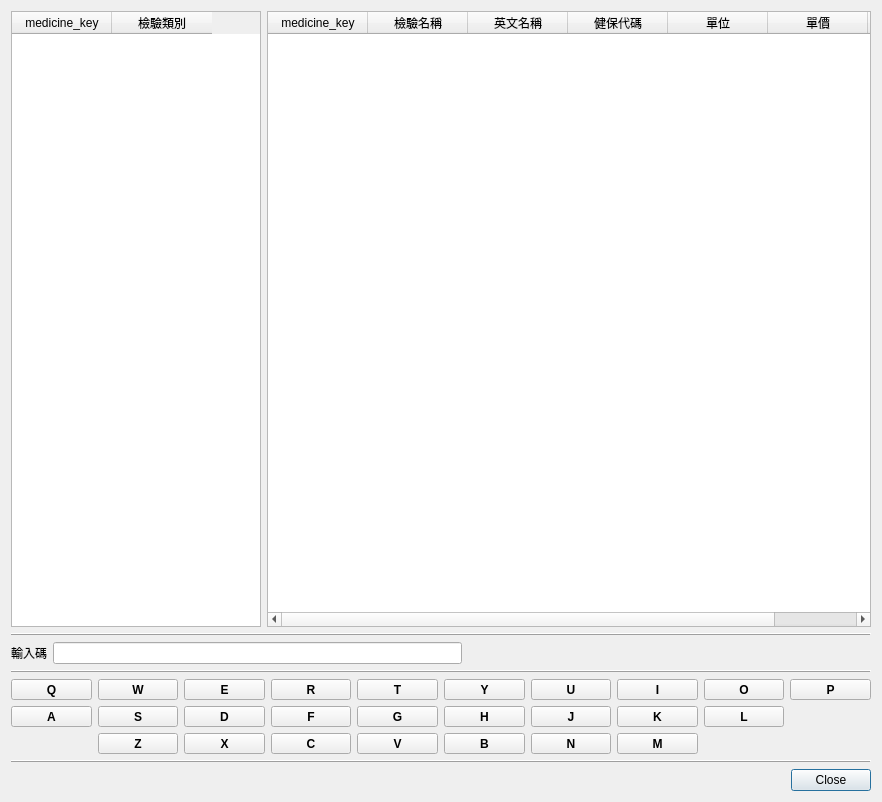
<?xml version="1.0" encoding="UTF-8"?>
<ui version="4.0">
 <class>Dialog_examination</class>
 <widget class="QDialog" name="Dialog_examination">
  <property name="windowModality">
   <enum>Qt::NonModal</enum>
  </property>
  <property name="geometry">
   <rect>
    <x>0</x>
    <y>0</y>
    <width>882</width>
    <height>802</height>
   </rect>
  </property>
  <property name="sizePolicy">
   <sizepolicy hsizetype="Preferred" vsizetype="Preferred">
    <horstretch>0</horstretch>
    <verstretch>0</verstretch>
   </sizepolicy>
  </property>
  <property name="windowTitle">
   <string>檢驗詞庫</string>
  </property>
  <property name="modal">
   <bool>false</bool>
  </property>
  <layout class="QVBoxLayout" name="verticalLayout">
   <item>
    <layout class="QHBoxLayout" name="horizontalLayout">
     <item>
      <widget class="QTableWidget" name="tableWidget_dict_groups">
       <property name="maximumSize">
        <size>
         <width>250</width>
         <height>16777215</height>
        </size>
       </property>
       <property name="editTriggers">
        <set>QAbstractItemView::NoEditTriggers</set>
       </property>
       <property name="selectionMode">
        <enum>QAbstractItemView::SingleSelection</enum>
       </property>
       <property name="selectionBehavior">
        <enum>QAbstractItemView::SelectRows</enum>
       </property>
       <column>
        <property name="text">
         <string>medicine_key</string>
        </property>
       </column>
       <column>
        <property name="text">
         <string>檢驗類別</string>
        </property>
       </column>
      </widget>
     </item>
     <item>
      <widget class="QTableWidget" name="tableWidget_medicine">
       <property name="maximumSize">
        <size>
         <width>16777215</width>
         <height>16777215</height>
        </size>
       </property>
       <property name="editTriggers">
        <set>QAbstractItemView::NoEditTriggers</set>
       </property>
       <property name="selectionMode">
        <enum>QAbstractItemView::SingleSelection</enum>
       </property>
       <property name="selectionBehavior">
        <enum>QAbstractItemView::SelectRows</enum>
       </property>
       <column>
        <property name="text">
         <string>medicine_key</string>
        </property>
       </column>
       <column>
        <property name="text">
         <string>檢驗名稱</string>
        </property>
       </column>
       <column>
        <property name="text">
         <string>英文名稱</string>
        </property>
       </column>
       <column>
        <property name="text">
         <string>健保代碼</string>
        </property>
       </column>
       <column>
        <property name="text">
         <string>單位</string>
        </property>
       </column>
       <column>
        <property name="text">
         <string>單價</string>
        </property>
       </column>
       <column>
        <property name="text">
         <string>停用狀態</string>
        </property>
       </column>
      </widget>
     </item>
    </layout>
   </item>
   <item>
    <widget class="QFrame" name="frame">
     <property name="frameShape">
      <enum>QFrame::HLine</enum>
     </property>
     <property name="frameShadow">
      <enum>QFrame::Raised</enum>
     </property>
    </widget>
   </item>
   <item>
    <layout class="QHBoxLayout" name="horizontalLayout_2">
     <item>
      <widget class="QLabel" name="label">
       <property name="text">
        <string>輸入碼</string>
       </property>
      </widget>
     </item>
     <item>
      <widget class="QLineEdit" name="lineEdit_input_code">
       <property name="clearButtonEnabled">
        <bool>true</bool>
       </property>
      </widget>
     </item>
     <item>
      <spacer name="horizontalSpacer">
       <property name="orientation">
        <enum>Qt::Horizontal</enum>
       </property>
       <property name="sizeHint" stdset="0">
        <size>
         <width>40</width>
         <height>20</height>
        </size>
       </property>
      </spacer>
     </item>
    </layout>
   </item>
   <item>
    <widget class="QFrame" name="frame_2">
     <property name="frameShape">
      <enum>QFrame::HLine</enum>
     </property>
     <property name="frameShadow">
      <enum>QFrame::Raised</enum>
     </property>
    </widget>
   </item>
   <item>
    <layout class="QGridLayout" name="gridLayout">
     <item row="0" column="4">
      <widget class="QToolButton" name="toolButton_15">
       <property name="sizePolicy">
        <sizepolicy hsizetype="Expanding" vsizetype="Preferred">
         <horstretch>0</horstretch>
         <verstretch>0</verstretch>
        </sizepolicy>
       </property>
       <property name="font">
        <font>
         <weight>75</weight>
         <bold>true</bold>
        </font>
       </property>
       <property name="text">
        <string>T</string>
       </property>
      </widget>
     </item>
     <item row="0" column="6">
      <widget class="QToolButton" name="toolButton_41">
       <property name="sizePolicy">
        <sizepolicy hsizetype="Expanding" vsizetype="Preferred">
         <horstretch>0</horstretch>
         <verstretch>0</verstretch>
        </sizepolicy>
       </property>
       <property name="font">
        <font>
         <weight>75</weight>
         <bold>true</bold>
        </font>
       </property>
       <property name="text">
        <string>U</string>
       </property>
      </widget>
     </item>
     <item row="0" column="0">
      <widget class="QToolButton" name="toolButton_1">
       <property name="sizePolicy">
        <sizepolicy hsizetype="Expanding" vsizetype="Preferred">
         <horstretch>0</horstretch>
         <verstretch>0</verstretch>
        </sizepolicy>
       </property>
       <property name="font">
        <font>
         <weight>75</weight>
         <bold>true</bold>
        </font>
       </property>
       <property name="text">
        <string>Q</string>
       </property>
       <property name="toolButtonStyle">
        <enum>Qt::ToolButtonTextUnderIcon</enum>
       </property>
      </widget>
     </item>
     <item row="1" column="4">
      <widget class="QToolButton" name="toolButton_16">
       <property name="sizePolicy">
        <sizepolicy hsizetype="Expanding" vsizetype="Preferred">
         <horstretch>0</horstretch>
         <verstretch>0</verstretch>
        </sizepolicy>
       </property>
       <property name="font">
        <font>
         <weight>75</weight>
         <bold>true</bold>
        </font>
       </property>
       <property name="text">
        <string>G</string>
       </property>
      </widget>
     </item>
     <item row="0" column="1">
      <widget class="QToolButton" name="toolButton_5">
       <property name="sizePolicy">
        <sizepolicy hsizetype="Expanding" vsizetype="Preferred">
         <horstretch>0</horstretch>
         <verstretch>0</verstretch>
        </sizepolicy>
       </property>
       <property name="font">
        <font>
         <weight>75</weight>
         <bold>true</bold>
        </font>
       </property>
       <property name="text">
        <string>W</string>
       </property>
      </widget>
     </item>
     <item row="0" column="7">
      <widget class="QToolButton" name="toolButton_25">
       <property name="sizePolicy">
        <sizepolicy hsizetype="Expanding" vsizetype="Preferred">
         <horstretch>0</horstretch>
         <verstretch>0</verstretch>
        </sizepolicy>
       </property>
       <property name="font">
        <font>
         <weight>75</weight>
         <bold>true</bold>
        </font>
       </property>
       <property name="text">
        <string>I</string>
       </property>
      </widget>
     </item>
     <item row="0" column="2">
      <widget class="QToolButton" name="toolButton_38">
       <property name="sizePolicy">
        <sizepolicy hsizetype="Expanding" vsizetype="Preferred">
         <horstretch>0</horstretch>
         <verstretch>0</verstretch>
        </sizepolicy>
       </property>
       <property name="font">
        <font>
         <weight>75</weight>
         <bold>true</bold>
        </font>
       </property>
       <property name="text">
        <string>E</string>
       </property>
      </widget>
     </item>
     <item row="1" column="5">
      <widget class="QToolButton" name="toolButton_19">
       <property name="sizePolicy">
        <sizepolicy hsizetype="Expanding" vsizetype="Preferred">
         <horstretch>0</horstretch>
         <verstretch>0</verstretch>
        </sizepolicy>
       </property>
       <property name="font">
        <font>
         <weight>75</weight>
         <bold>true</bold>
        </font>
       </property>
       <property name="text">
        <string>H</string>
       </property>
      </widget>
     </item>
     <item row="1" column="7">
      <widget class="QToolButton" name="toolButton_26">
       <property name="sizePolicy">
        <sizepolicy hsizetype="Expanding" vsizetype="Preferred">
         <horstretch>0</horstretch>
         <verstretch>0</verstretch>
        </sizepolicy>
       </property>
       <property name="font">
        <font>
         <weight>75</weight>
         <bold>true</bold>
        </font>
       </property>
       <property name="text">
        <string>K</string>
       </property>
      </widget>
     </item>
     <item row="1" column="1">
      <widget class="QToolButton" name="toolButton_6">
       <property name="sizePolicy">
        <sizepolicy hsizetype="Expanding" vsizetype="Preferred">
         <horstretch>0</horstretch>
         <verstretch>0</verstretch>
        </sizepolicy>
       </property>
       <property name="font">
        <font>
         <weight>75</weight>
         <bold>true</bold>
        </font>
       </property>
       <property name="text">
        <string>S</string>
       </property>
      </widget>
     </item>
     <item row="1" column="6">
      <widget class="QToolButton" name="toolButton_22">
       <property name="sizePolicy">
        <sizepolicy hsizetype="Expanding" vsizetype="Preferred">
         <horstretch>0</horstretch>
         <verstretch>0</verstretch>
        </sizepolicy>
       </property>
       <property name="font">
        <font>
         <weight>75</weight>
         <bold>true</bold>
        </font>
       </property>
       <property name="text">
        <string>J</string>
       </property>
      </widget>
     </item>
     <item row="0" column="3">
      <widget class="QToolButton" name="toolButton_39">
       <property name="sizePolicy">
        <sizepolicy hsizetype="Expanding" vsizetype="Preferred">
         <horstretch>0</horstretch>
         <verstretch>0</verstretch>
        </sizepolicy>
       </property>
       <property name="font">
        <font>
         <weight>75</weight>
         <bold>true</bold>
        </font>
       </property>
       <property name="text">
        <string>R</string>
       </property>
      </widget>
     </item>
     <item row="1" column="8">
      <widget class="QToolButton" name="toolButton_30">
       <property name="sizePolicy">
        <sizepolicy hsizetype="Expanding" vsizetype="Preferred">
         <horstretch>0</horstretch>
         <verstretch>0</verstretch>
        </sizepolicy>
       </property>
       <property name="font">
        <font>
         <weight>75</weight>
         <bold>true</bold>
        </font>
       </property>
       <property name="text">
        <string>L</string>
       </property>
      </widget>
     </item>
     <item row="1" column="2">
      <widget class="QToolButton" name="toolButton_9">
       <property name="sizePolicy">
        <sizepolicy hsizetype="Expanding" vsizetype="Preferred">
         <horstretch>0</horstretch>
         <verstretch>0</verstretch>
        </sizepolicy>
       </property>
       <property name="font">
        <font>
         <weight>75</weight>
         <bold>true</bold>
        </font>
       </property>
       <property name="text">
        <string>D</string>
       </property>
      </widget>
     </item>
     <item row="0" column="8">
      <widget class="QToolButton" name="toolButton_29">
       <property name="sizePolicy">
        <sizepolicy hsizetype="Expanding" vsizetype="Preferred">
         <horstretch>0</horstretch>
         <verstretch>0</verstretch>
        </sizepolicy>
       </property>
       <property name="font">
        <font>
         <weight>75</weight>
         <bold>true</bold>
        </font>
       </property>
       <property name="text">
        <string>O</string>
       </property>
      </widget>
     </item>
     <item row="1" column="3">
      <widget class="QToolButton" name="toolButton_12">
       <property name="sizePolicy">
        <sizepolicy hsizetype="Expanding" vsizetype="Preferred">
         <horstretch>0</horstretch>
         <verstretch>0</verstretch>
        </sizepolicy>
       </property>
       <property name="font">
        <font>
         <weight>75</weight>
         <bold>true</bold>
        </font>
       </property>
       <property name="text">
        <string>F</string>
       </property>
      </widget>
     </item>
     <item row="0" column="9">
      <widget class="QToolButton" name="toolButton_33">
       <property name="sizePolicy">
        <sizepolicy hsizetype="Expanding" vsizetype="Preferred">
         <horstretch>0</horstretch>
         <verstretch>0</verstretch>
        </sizepolicy>
       </property>
       <property name="font">
        <font>
         <weight>75</weight>
         <bold>true</bold>
        </font>
       </property>
       <property name="text">
        <string>P</string>
       </property>
      </widget>
     </item>
     <item row="1" column="0">
      <widget class="QToolButton" name="toolButton_2">
       <property name="sizePolicy">
        <sizepolicy hsizetype="Expanding" vsizetype="Preferred">
         <horstretch>0</horstretch>
         <verstretch>0</verstretch>
        </sizepolicy>
       </property>
       <property name="font">
        <font>
         <weight>75</weight>
         <bold>true</bold>
        </font>
       </property>
       <property name="text">
        <string>A</string>
       </property>
      </widget>
     </item>
     <item row="0" column="5">
      <widget class="QToolButton" name="toolButton_40">
       <property name="sizePolicy">
        <sizepolicy hsizetype="Expanding" vsizetype="Preferred">
         <horstretch>0</horstretch>
         <verstretch>0</verstretch>
        </sizepolicy>
       </property>
       <property name="font">
        <font>
         <weight>75</weight>
         <bold>true</bold>
        </font>
       </property>
       <property name="text">
        <string>Y</string>
       </property>
      </widget>
     </item>
     <item row="2" column="7">
      <widget class="QToolButton" name="toolButton_23">
       <property name="sizePolicy">
        <sizepolicy hsizetype="Expanding" vsizetype="Preferred">
         <horstretch>0</horstretch>
         <verstretch>0</verstretch>
        </sizepolicy>
       </property>
       <property name="font">
        <font>
         <weight>75</weight>
         <bold>true</bold>
        </font>
       </property>
       <property name="text">
        <string>M</string>
       </property>
      </widget>
     </item>
     <item row="2" column="6">
      <widget class="QToolButton" name="toolButton_20">
       <property name="sizePolicy">
        <sizepolicy hsizetype="Expanding" vsizetype="Preferred">
         <horstretch>0</horstretch>
         <verstretch>0</verstretch>
        </sizepolicy>
       </property>
       <property name="font">
        <font>
         <weight>75</weight>
         <bold>true</bold>
        </font>
       </property>
       <property name="text">
        <string>N</string>
       </property>
      </widget>
     </item>
     <item row="2" column="5">
      <widget class="QToolButton" name="toolButton_17">
       <property name="sizePolicy">
        <sizepolicy hsizetype="Expanding" vsizetype="Preferred">
         <horstretch>0</horstretch>
         <verstretch>0</verstretch>
        </sizepolicy>
       </property>
       <property name="font">
        <font>
         <weight>75</weight>
         <bold>true</bold>
        </font>
       </property>
       <property name="text">
        <string>B</string>
       </property>
      </widget>
     </item>
     <item row="2" column="4">
      <widget class="QToolButton" name="toolButton_13">
       <property name="sizePolicy">
        <sizepolicy hsizetype="Expanding" vsizetype="Preferred">
         <horstretch>0</horstretch>
         <verstretch>0</verstretch>
        </sizepolicy>
       </property>
       <property name="font">
        <font>
         <weight>75</weight>
         <bold>true</bold>
        </font>
       </property>
       <property name="text">
        <string>V</string>
       </property>
      </widget>
     </item>
     <item row="2" column="3">
      <widget class="QToolButton" name="toolButton_10">
       <property name="sizePolicy">
        <sizepolicy hsizetype="Expanding" vsizetype="Preferred">
         <horstretch>0</horstretch>
         <verstretch>0</verstretch>
        </sizepolicy>
       </property>
       <property name="font">
        <font>
         <weight>75</weight>
         <bold>true</bold>
        </font>
       </property>
       <property name="text">
        <string>C</string>
       </property>
      </widget>
     </item>
     <item row="2" column="2">
      <widget class="QToolButton" name="toolButton_7">
       <property name="sizePolicy">
        <sizepolicy hsizetype="Expanding" vsizetype="Preferred">
         <horstretch>0</horstretch>
         <verstretch>0</verstretch>
        </sizepolicy>
       </property>
       <property name="font">
        <font>
         <weight>75</weight>
         <bold>true</bold>
        </font>
       </property>
       <property name="text">
        <string>X</string>
       </property>
      </widget>
     </item>
     <item row="2" column="1">
      <widget class="QToolButton" name="toolButton_3">
       <property name="sizePolicy">
        <sizepolicy hsizetype="Expanding" vsizetype="Preferred">
         <horstretch>0</horstretch>
         <verstretch>0</verstretch>
        </sizepolicy>
       </property>
       <property name="font">
        <font>
         <weight>75</weight>
         <bold>true</bold>
        </font>
       </property>
       <property name="text">
        <string>Z</string>
       </property>
      </widget>
     </item>
    </layout>
   </item>
   <item>
    <widget class="QFrame" name="frame_3">
     <property name="frameShape">
      <enum>QFrame::HLine</enum>
     </property>
     <property name="frameShadow">
      <enum>QFrame::Raised</enum>
     </property>
    </widget>
   </item>
   <item>
    <widget class="QDialogButtonBox" name="buttonBox">
     <property name="standardButtons">
      <set>QDialogButtonBox::Close</set>
     </property>
    </widget>
   </item>
  </layout>
 </widget>
 <resources/>
 <connections/>
</ui>
